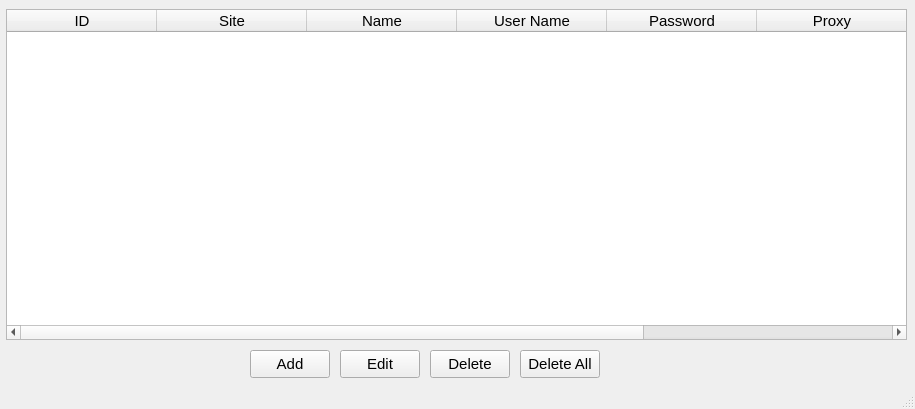
<?xml version="1.0" encoding="UTF-8"?>
<ui version="4.0">
 <class>formProfileManager</class>
 <widget class="QMainWindow" name="formProfileManager">
  <property name="geometry">
   <rect>
    <x>0</x>
    <y>0</y>
    <width>915</width>
    <height>409</height>
   </rect>
  </property>
  <property name="font">
   <font>
    <pointsize>11</pointsize>
   </font>
  </property>
  <property name="windowTitle">
   <string>Account Manager</string>
  </property>
  <widget class="QWidget" name="centralwidget">
   <widget class="QPushButton" name="btnAdd">
    <property name="geometry">
     <rect>
      <x>250</x>
      <y>350</y>
      <width>80</width>
      <height>28</height>
     </rect>
    </property>
    <property name="font">
     <font>
      <pointsize>11</pointsize>
     </font>
    </property>
    <property name="text">
     <string>Add</string>
    </property>
    <property name="icon">
     <iconset>
      <selectedon>../../images/24x24/add_24x24.png</selectedon>
     </iconset>
    </property>
   </widget>
   <widget class="QPushButton" name="btnEdit">
    <property name="geometry">
     <rect>
      <x>340</x>
      <y>350</y>
      <width>80</width>
      <height>28</height>
     </rect>
    </property>
    <property name="text">
     <string>Edit</string>
    </property>
    <property name="icon">
     <iconset>
      <selectedon>../../images/edit.png</selectedon>
     </iconset>
    </property>
   </widget>
   <widget class="QPushButton" name="btnDelete">
    <property name="geometry">
     <rect>
      <x>430</x>
      <y>350</y>
      <width>80</width>
      <height>28</height>
     </rect>
    </property>
    <property name="text">
     <string>Delete</string>
    </property>
    <property name="icon">
     <iconset>
      <selectedon>../../images/24x24/trash_24x24.png</selectedon>
     </iconset>
    </property>
   </widget>
   <widget class="QPushButton" name="btnDeleteAll">
    <property name="geometry">
     <rect>
      <x>520</x>
      <y>350</y>
      <width>80</width>
      <height>28</height>
     </rect>
    </property>
    <property name="text">
     <string>Delete All</string>
    </property>
    <property name="icon">
     <iconset>
      <selectedon>../../images/24x24/trash-circle-red-5121.png</selectedon>
     </iconset>
    </property>
   </widget>
   <widget class="QTableWidget" name="tbAccount">
    <property name="geometry">
     <rect>
      <x>6</x>
      <y>9</y>
      <width>901</width>
      <height>331</height>
     </rect>
    </property>
    <property name="selectionMode">
     <enum>QAbstractItemView::SingleSelection</enum>
    </property>
    <property name="selectionBehavior">
     <enum>QAbstractItemView::SelectRows</enum>
    </property>
    <property name="rowCount">
     <number>0</number>
    </property>
    <property name="columnCount">
     <number>7</number>
    </property>
    <attribute name="horizontalHeaderDefaultSectionSize">
     <number>150</number>
    </attribute>
    <attribute name="horizontalHeaderStretchLastSection">
     <bool>true</bool>
    </attribute>
    <attribute name="verticalHeaderVisible">
     <bool>false</bool>
    </attribute>
    <column>
     <property name="text">
      <string>ID</string>
     </property>
    </column>
    <column>
     <property name="text">
      <string>Site</string>
     </property>
    </column>
    <column>
     <property name="text">
      <string>Name</string>
     </property>
    </column>
    <column>
     <property name="text">
      <string>User Name</string>
     </property>
    </column>
    <column>
     <property name="text">
      <string>Password</string>
     </property>
    </column>
    <column>
     <property name="text">
      <string>Proxy</string>
     </property>
    </column>
    <column>
     <property name="text">
      <string>Profile</string>
     </property>
    </column>
   </widget>
  </widget>
  <widget class="QStatusBar" name="statusbar"/>
 </widget>
 <resources/>
 <connections>
  <connection>
   <sender>tbAccount</sender>
   <signal>itemDoubleClicked(QTableWidgetItem*)</signal>
   <receiver>btnEdit</receiver>
   <slot>click()</slot>
   <hints>
    <hint type="sourcelabel">
     <x>456</x>
     <y>174</y>
    </hint>
    <hint type="destinationlabel">
     <x>349</x>
     <y>363</y>
    </hint>
   </hints>
  </connection>
 </connections>
</ui>
